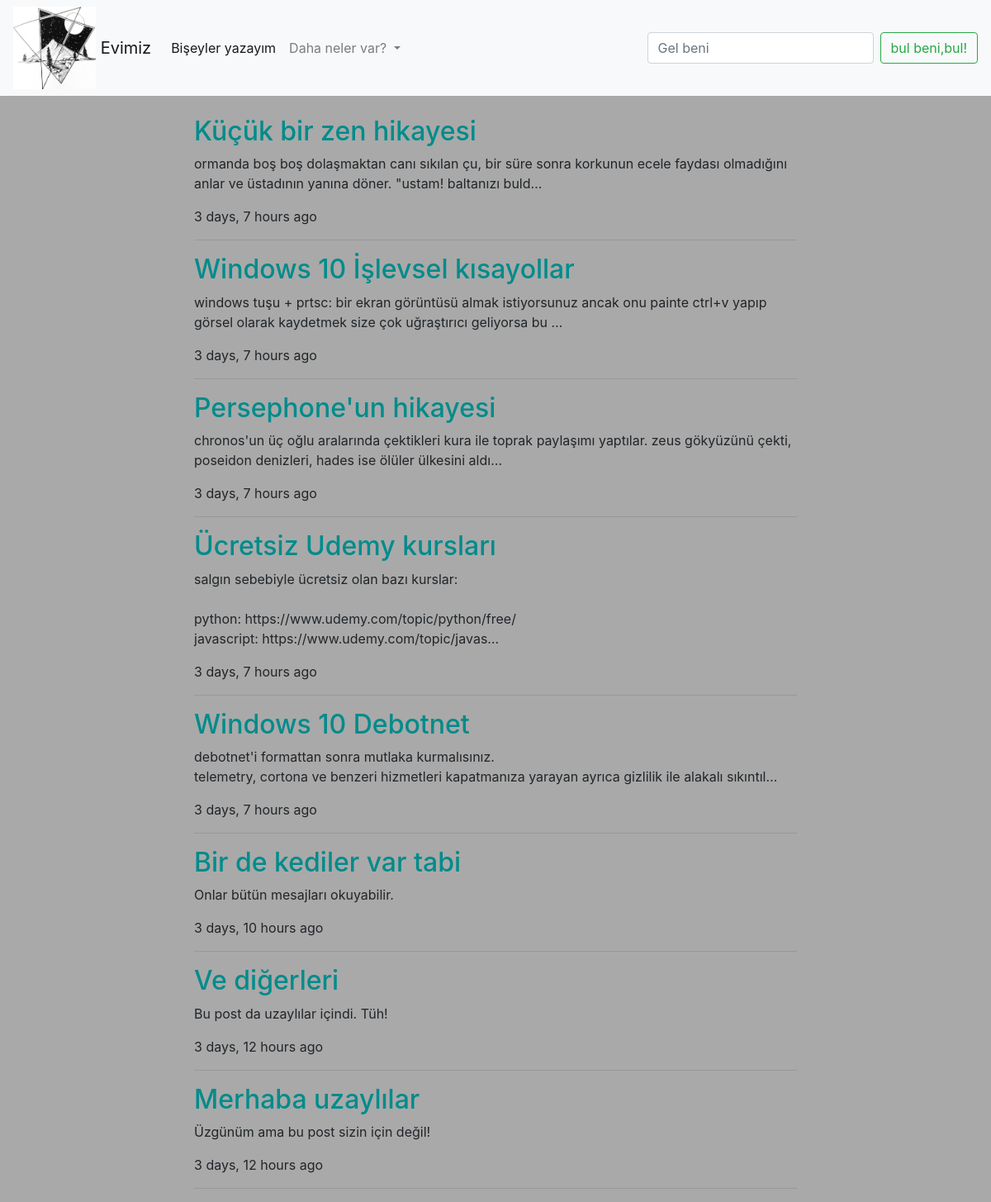
Before: / with the older database file.
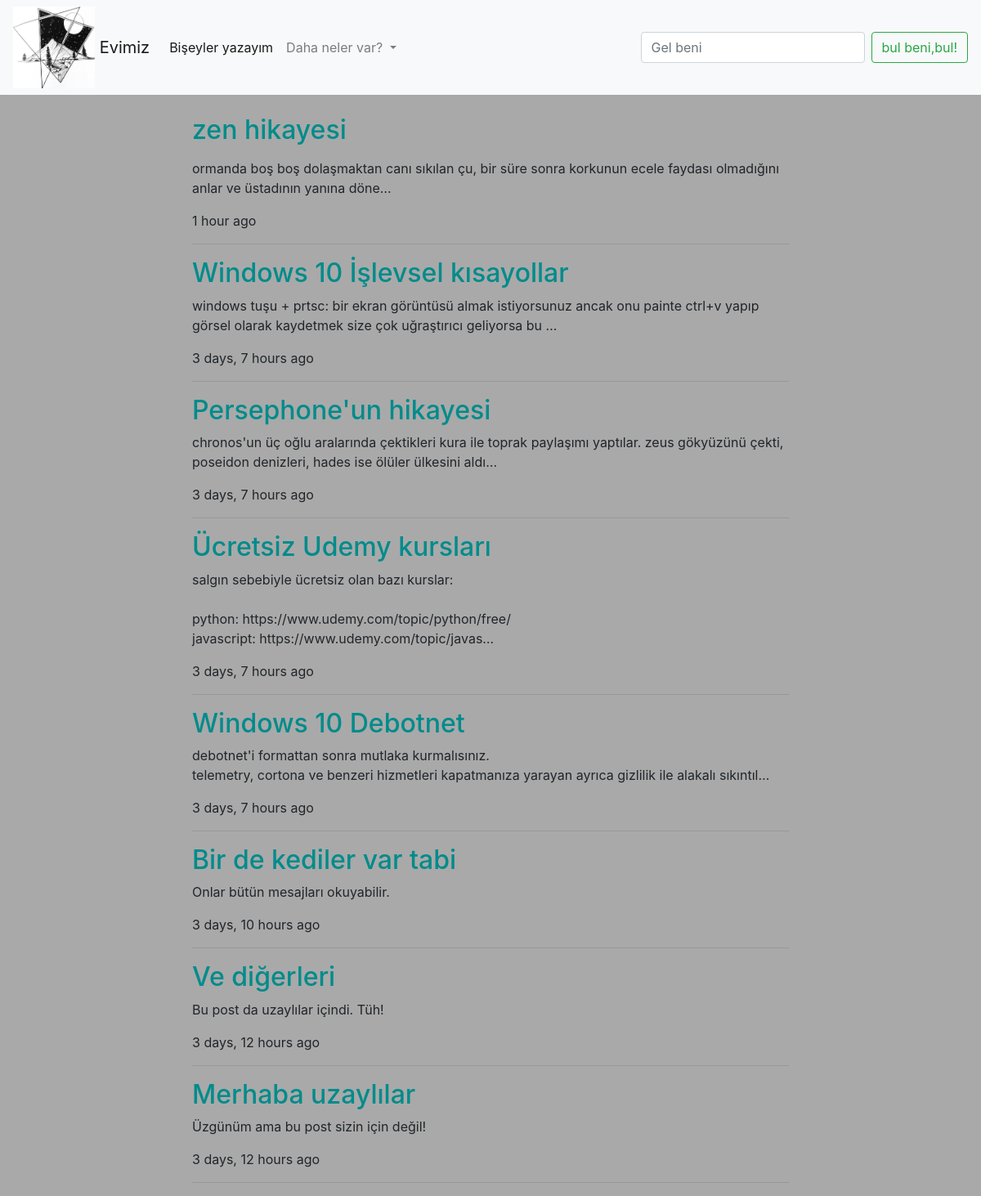
After: the same page with the newer database file.
### blog/models.py (models this page shows, shortened)
class Post(models.Model):
    author = models.ForeignKey('auth.User', on_delete=models.CASCADE)
    title = models.CharField(max_length=200)
    text = RichTextField()
    created_date = models.DateTimeField(
            default=timezone.now)
    published_date = models.DateTimeField(
            blank=True, null=True)

### blog/views.py (the view)
# urls.py: path('', views.post_list, name='post_list'),
def post_list(request):
    posts = Post.objects.filter(published_date__lte=timezone.now()).order_by('-published_date')
    return render(request, 'blog/post_list.html',  {'posts': posts})

### blog/templates/blog/post_list.html
{% extends 'blog/base.html' %}
{% block content %}
    {% for post in posts %}
        <div class="post">
            <h2><a href="{% url 'post_detail' pk=post.pk %}">{{ post.title }}</a></h2>
            <p>{{ post.text|safe|linebreaksbr|truncatechars:150}}</p>
            <div class="date">
                {{ post.published_date|timesince }} ago
                <hr>
            </div>
        </div>
    {% endfor %}
{% endblock %}

### blog/templates/blog/base.html (shortened to what this page needs)
{% load static %}
<html>
    <head>
            <link rel="stylesheet" href="{% static 'css/bootstrap.min.css' %}">
            <link rel="stylesheet" href="{% static 'css/blog.css' %}">
    </head>
    {% include 'blog/header.html' %}
    <body>
        <br>
        <div class="content container">
            <div class="row">
                <div class="col-md-8 offset-2">
                {% block content %}
                {% endblock %}
                </div>
            </div>
        </div>
    </body>
</html>

### blog/templates/blog/header.html (shortened to what this page needs)
{% load static %}
<nav class="navbar navbar-expand-lg navbar-light bg-light">
  <img src="{% static 'img/logo.jpg' %}" width="100" height="100" class="d-inline-block align-top" alt="">
  <a class="navbar-brand" href="{% url 'post_list' %}"> Evimiz</a>
  <div class="collapse navbar-collapse" id="navbarSupportedContent">
    <ul class="navbar-nav mr-auto">
      <li class="nav-item active">
        <a class="nav-link" href="{% url 'post_new' %}">Bişeyler yazayım <span class="sr-only">(current)</span></a>
      </li>
      <li class="nav-item dropdown">
        <a class="nav-link dropdown-toggle" href="#" id="navbarDropdown" role="button" data-toggle="dropdown" aria-haspopup="true" aria-expanded="false">
          Daha neler var?
        </a>
      </li>
    </ul>
    <form class="form-inline my-2 my-lg-0">
      <input class="form-control mr-sm-2" type="search" placeholder="Gel beni" aria-label="Search">
      <button class="btn btn-outline-success my-2 my-sm-0" type="submit">bul beni,bul!</button>
    </form>
  </div>
</nav>

### blog/static/css/blog.css (style rules this page uses)
body { background-color: darkgray; }
h2 a { color: darkcyan; }

Changed rows visible on the page:
removed Post: title "Küçük bir zen hikayesi", text "ormanda boş boş dolaşmaktan canı sıkılan çu, bir süre sonra korkunun ecele faydası olmadığını anlar ve üstadının yanına döner. \"ustam! baltanızı buld…", published_date "3 days, 7 hours"
added Post: title "zen hikayesi", text "ormanda boş boş dolaşmaktan canı sıkılan çu, bir süre sonra korkunun ecele faydası olmadığını anlar ve üstadının yanına döne…", published_date "1 hour"
